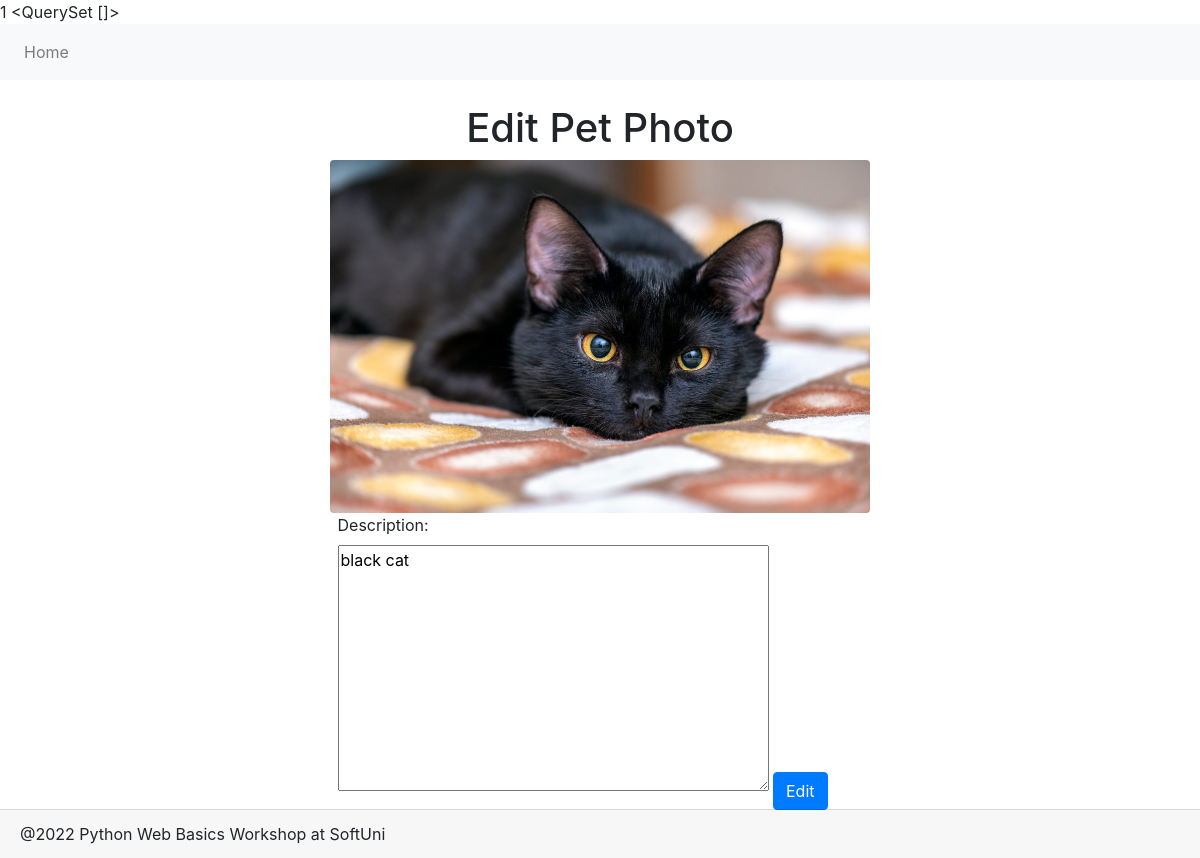
The app's page /photo/edit/1/ with its own data.
### petstagram/main/models.py (models this page shows)
class PetPhoto(models.Model):
    photo = models.ImageField(
        validators=(
        )
    )
    tagged_pets = models.ManyToManyField(
        Pet,
    )
    description = models.TextField(
        null=True,
        blank=True,
    )
    publication_date = models.DateTimeField(
        auto_now_add=True,
    )
    likes = models.IntegerField(
        default=0,
    )
    user = models.ForeignKey(
        UserModel,
        on_delete=models.CASCADE
    )

### petstagram/main/views/pet_photos.py (the view, shortened to what this page needs)
# urls.py: path('photo/edit/<int:pk>/', EditPetPhotoView.as_view(), name='edit pet photo'),
class EditPetPhotoView(views.UpdateView):
    model = PetPhoto
    template_name = 'mian/photo_edit.html'
    fields = ('description',)

### templates/mian/photo_edit.html (shortened to what this page needs)
{% extends 'base.html' %}
{% block page_content %}
<div class="container mb-5 ">
    <h1 class="text-center">Edit Pet Photo</h1>
    <img src="{{ object.photo.url }}"
         class="w-50 rounded mx-auto d-block" alt="Photo description">
    <div class="row">
        <div class="col-lg-3"></div>
        <div class="col-lg-6">
            <form method="POST" action="{% url 'edit pet photo' object.pk %}">
                {{ form }}
                <button class="btn btn-primary mt-2" type="submit">Edit</button>
            </form>
        </div>
        <div class="col-lg-3"></div>
    </div>
</div>
{% endblock %}

### records on screen
PetPhoto: photo (picture), description "black cat"

### other values on screen
{{ request.clicks_count }} "1"
{{ request.last_viewed_pet_photos }} "<QuerySet []>"
